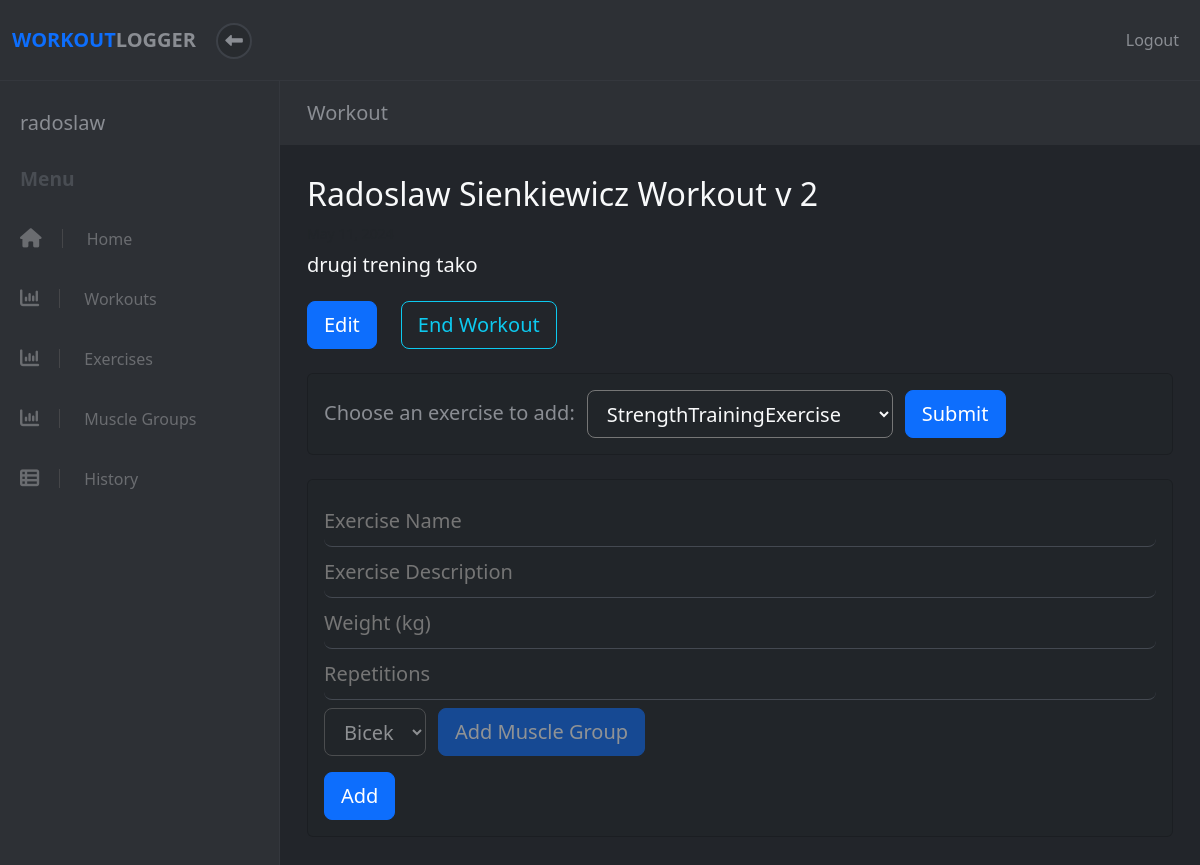
The page /workout/2 (signed in) on the database as committed earlier.
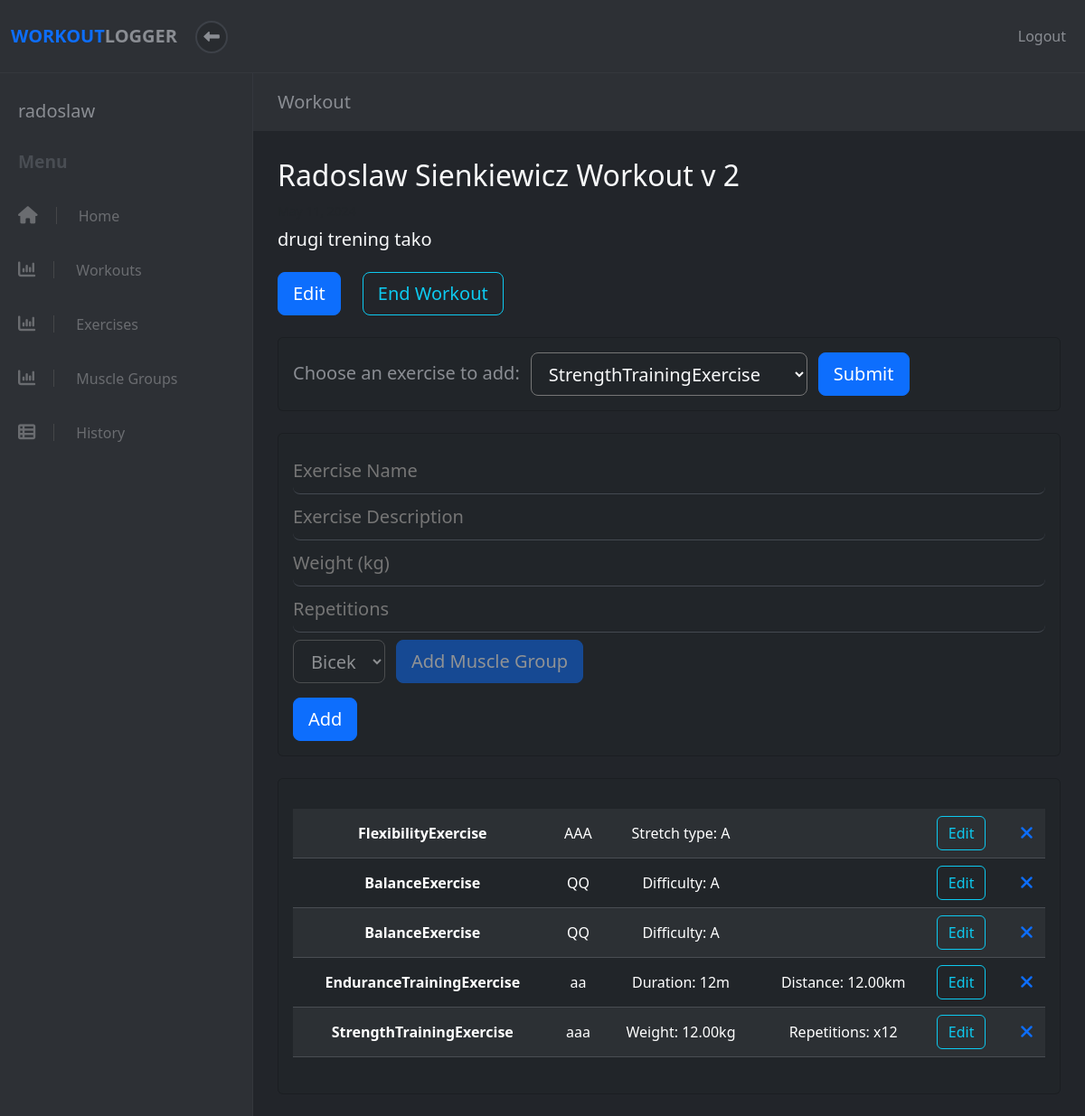
The same page on the database as committed later.
### apps/workout/models.py (models this page shows, shortened)
class User(models.Model):
    username = models.CharField(max_length=20)
    email = models.CharField(max_length=50)
    password = models.CharField(max_length=22)
    level = models.IntegerField(default=1)
    created_at = models.DateTimeField(auto_now_add=True)
    updated_at = models.DateTimeField(auto_now=True)
    objects = UserManager()

class Workout(models.Model):
    name = models.CharField(max_length=50)
    description = models.CharField(max_length=150)
    completed = models.BooleanField(default=False)
    user = models.ForeignKey(User, on_delete=models.CASCADE, default=None)
    created_at = models.DateTimeField(auto_now_add=True)
    updated_at = models.DateTimeField(auto_now=True)
    objects = WorkoutManager()

class Exercise(models.Model):
    name = models.CharField(max_length=50)
    description = models.CharField(max_length=150)
    workout = models.ForeignKey(Workout, on_delete=models.CASCADE, related_name='%(class)s', default=None)
    muscle_group = models.ForeignKey(MuscleGroup, on_delete=models.CASCADE, default=None)
    user = models.ForeignKey(User, on_delete=models.CASCADE, default=None)
    created_at = models.DateTimeField(auto_now_add=True)
    updated_at = models.DateTimeField(auto_now=True)
    objects = ExerciseManager()
    class Meta:
        ordering = ('name', 'muscle_group')
        abstract = True
    def class_name(self):
        return self.__class__.__name__

class FlexibilityExercise(Exercise):
    stretch_type = models.CharField(max_length=50)
    objects = FlexibilityExerciseManager()
    def data(self):
        return ["Stretch type: "+ self.stretch_type, '']

class BalanceExercise(Exercise):
    difficulty_level = models.CharField(max_length=50)
    objects = BalanceExerciseManager()
    def data(self):
        return ["Difficulty: " + self.difficulty_level, '']

class EnduranceTrainingExercise(Exercise):
    duration_minutes = models.PositiveIntegerField()
    distance_km = models.DecimalField(max_digits=6, decimal_places=2)
    objects = EnduranceTrainingExerciseManager()
    def data(self):
        return [
            "Duration: " + str(self.duration_minutes) + "m",
            "Distance: " + str(self.distance_km) + "km"
            ]

class StrengthTrainingExercise(Exercise):
    weight = models.DecimalField(max_digits=6, decimal_places=2)
    repetitions = models.PositiveIntegerField()
    objects = StrengthTrainingExerciseManager()
    def data(self):
        return [
            "Weight: " + str(self.weight) + "kg",
            "Repetitions: x" + str(self.repetitions)
        ]
    def form_data(self):
        return [
            FormData("weight", "number", "Weight (kg)"),
            FormData("repetitions", "number", "Repetitions")
        ]

### apps/workout/views.py (the view)
# urls.py: re_path(r'^workout/(?P<id>\d*)$', views.workout),
def workout(request, id):
    exercise_type = request.GET.get('exercise_type')
    if(exercise_type == None):
        exercise_type = StrengthTrainingExercise().class_name
    try:
        user = User.objects.get(id=request.session["user_id"])
        ste = StrengthTrainingExercise.objects.filter(workout__id=id)
        ete = EnduranceTrainingExercise.objects.filter(workout__id=id)
        be = BalanceExercise.objects.filter(workout__id=id)
        fe = FlexibilityExercise.objects.filter(workout__id=id)
        exercises = list(chain(ste, ete, be, fe))
        data = {
            'user': user,
            'workout': Workout.objects.get(id=id),
            'exercises': sorted(exercises, key=lambda x: x.updated_at, reverse=True),
            'muscle_groups': MuscleGroup.objects.filter(user = user),
            'exercise_types': get_exercises_types(),
            'current_exercise': exercise_type,
        }
        return render(request, "workout/workout.html", data)
    except (KeyError, User.DoesNotExist) as err:
        messages.info(request, "You must be logged in to view this page.", extra_tags="invalid_session")
        return redirect("/")

### apps/workout/templates/workout/workout.html (shortened to what this page needs)
<!DOCTYPE html>
<html>
  <head>
    {% load static %}
    <link rel="stylesheet" href="{% static 'fontawesomefree/css/all.min.css' %}">
    <link rel="stylesheet" href="../../static/workout/styles.css">
    {% load bootstrap5 %}
    {% bootstrap_css %}
  </head>
  <body>
    {% include 'workout/header.html' %}
    <div class="d-flex align-items-stretch">
      {% include 'workout/sidebar.html' %}
      <div class="page-content">
        <div class="page-header">
          <div class="container-fluid">
            <h2 class="h5 no-margin-bottom">Workout</h2>
          </div>
        </div>
        <section class="no-padding-bottom">
          <div class="container-fluid">
            <div class="row">
              <div class="col-lg-12 text-light">
                <h2 class="">{{ workout.name}}</h2>
                <small class="text-muted">{{ workout.created_at | date}}</small>
                {% if workout.description %}
                <h5 class="mt-2">{{ workout.description}}</h5>
                <div class="row my-4">
                  <div class="col-auto text-left">
                    <a
                      href="/workout/{{ workout.id }}/edit"
                      style="text-decoration: none"
                      class="btn btn-primary btn-lg end-workout"
                      >Edit</a
                    >
                  </div>
                  <div class="col-auto text-left">
                    <form
                      id="end-workout-form"
                      action="/workout/{{ workout.id }}/complete"
                      method="POST"
                    >
                      {% if workout.completed == False %}
                      <button
                        id="end-workout"
                        type="submit"
                        class="btn btn-outline-info btn-lg"
                      >
                        End Workout
                      </button>
                      {% endif %}
                    </form>
                  </div>
                </div>
                {% endif %}
                {% if workout.completed == False %}
                <div  class="card bg-dark add-exercise mb-4 mt-2" >
                  <div class="card-body">
                    <form action="/workout/{{workout.id}}" class="form-group">
                      <div class="row">
                        <div class="col-auto text-left">
                        <label for="exercise_type" class="input-material form-control-lg px-0">Choose an exercise to add:</label>
                        </div>
                        <div class="col-auto text-left d-flex justify-content-center p-0">
                        <select name="exercise_type" id="exercise_type" class="bg-dark input-material form-control-lg text-light">
                          {% for exercise_type in exercise_types %}
                            {% if exercise_type.class_name == current_exercise %}
                              <option selected="selected" value={{exercise_type.class_name}}>{{exercise_type.class_name}}</option>
                            {% else %}
                              <option value={{exercise_type.class_name}}>{{exercise_type.class_name}}</option>
                            {% endif %}
                          {% endfor %}
                        </select>
                        </div>
                        <div class="col-auto text-left">
                        <input type="submit" value="Submit" class="btn btn-primary btn-lg">
                        </div>
                      </div>
                    </form>
                  </div>
                </div>
                <div class="card bg-dark add-exercise mb-4 mt-2">
                  <div class="card-body">
                    <form
                      id="add-exercise-form"
                      action="/exercise"
                      method="POST"
                    >
                      <div class="form-group">
                        <input
                          id="name"
                          type="text"
                          name="name"
                          required
                          class="input-material form-control-lg"
                          placeholder="Exercise Name"
                        />
                      </div>
                      <div class="form-group">
                        <input
                          id="description"
                          type="text"
                          name="description"
                          class="input-material form-control-lg"
                          placeholder="Exercise Description"
                        />
                      </div>
                      {% for exercise_type in exercise_types %}
                        {% if exercise_type.class_name == current_exercise %}
                          {% for field in exercise_type.form_data %}
                            <div class="form-group">
                              <input
                                id="{{ field.name }}"
                                type="{{ field.type }}"
                                name="{{ field.name }}"
                                required
                                class="input-material form-control-lg"
                                placeholder="{{ field.placeholder }}"
                              />
                            </div>
                          {% endfor %}
                        {% endif %}
                      {% endfor %}
                      <div class="row mt-2 opacity-50">
                        <div class="col-auto ">
                        <select name="muscle_group" id="exercise_type" class="bg-dark input-material form-control-lg text-light">
                          {% for muscle_group in muscle_groups %}
                            <option value={{muscle_group.id}}>{{muscle_group}}</option>
                          {% endfor %}
                        </select>
                        </div>
                        <div class="col-auto p-0">
                          <a href="/musclegroup"
                          style="text-decoration: none"
                          class="btn btn-primary btn-lg end-workout">Add Muscle Group</a>
                        </div>
                      </div>
                      <input
                        id="add"
                        type="submit"
                        value="Add"
                        class="btn btn-primary btn-lg mt-3"
                      />
                    </form>
                  </div>
                </div>
                {% endif %}
                {% if exercises %}
                <div class="card bg-dark add-exercise mb-4 mt-2">
                  <div class="card-body">
                    <div id="exercise-wrapper" class="mb-4">
                      <hr  class="mb-0"/>
                      <table class="table table-dark table-striped text-light">
                        <tbody>
                          {% for exercise in exercises %}
                          <tr>
                            <th scope="row" class="align-middle text-center">{{ exercise.class_name }}</th>
                            <td class="align-middle text-center">{{ exercise.name }}</td>
                            {% for data in exercise.data %}
                            <td class="align-middle text-center">{{ data }}</td>
                            {% endfor %}
                            <td ><a
                              href="/workout/{{ workout.id }}/edit"
                              class="btn btn-outline-info"
                              >Edit</a
                            ></td>
                            {% if workout.completed == False %}
                            <td class="align-middle text-center">
                              <form
                                id="delete-exercise-form"
                                action="/exercise/{{ exercise.id }}/delete"
                                method="GET"
                                class="p-0"
                              >
                                <button
                                  id="delete-exercise"
                                  type="submit"
                                  class="btn btn-link btn-lg p-0"
                                >
                                  <i class="fa fa-remove delete-exercise"></i>
                                </button>
                              </form>
                            </td>
                            {% endif %}
                          </tr>
                          {% endfor %}
                        </tbody>
                      </table>
                    </div>
                  </div>
                </div>
                {% endif %}
              </div>
            </div>
          </div>
        </section>
      </div>
    </div>
  </body>
</html>

### apps/workout/templates/workout/header.html (shortened to what this page needs)
<header class="header">
  <nav class="navbar navbar-expand-lg">
    <div
      class="container-fluid d-flex align-items-center justify-content-between"
    >
      <div class="navbar-header">
        <a href="/dashboard" class="navbar-brand">
          <div class="brand-text brand-big visible text-uppercase">
            <strong class="text-primary">Workout </strong
            ><strong>Logger</strong>
          </div>
        </a>
        <button class="sidebar-toggle">
          <i class="fa fa-long-arrow-left"></i>
        </button>
      </div>
      <ul class="right-menu list-inline no-margin-bottom">
        <li class="list-inline-item">
          <a href="#" class="search-open nav-link"
            ></a>
        </li>
        <li class="list-inline-item logout">
          <a id="logout" href="/user/logout" class="nav-link"
            >Logout </a>
        </li>
      </ul>
    </div>
  </nav>
</header>

### apps/workout/templates/workout/sidebar.html
<nav id="sidebar">
  <div class="sidebar-header d-flex align-items-center">
    <div class="title">
      <h1 class="h5">{{ user.username }}</h1>
    </div>
  </div>
  <span class="heading">Menu</span>
  <ul class="list-unstyled">
    <li>
      <a href="/dashboard"><i class="fa fa-home"></i> Home</a>
    </li>
    <li>
      <a href="/workout"><i class="fa fa-bar-chart"></i> Workouts</a>
    </li>
    <li>
      <a href="/exercise"><i class="fa fa-bar-chart"></i> Exercises</a>
    </li>
    <li>
      <a href="/musclegroup"><i class="fa fa-bar-chart"></i> Muscle Groups</a>
    </li>
    <li>
      <a href="/history"><i class="fa fa-th-list"></i> History</a>
    </li>
  </ul>
</nav>

Rows that differ between the two databases and show on the page:
added FlexibilityExercise: class_name "FlexibilityExercise", name "AAA", data "Stretch type: A", stretch_type "A" (drawn)
added BalanceExercise: class_name "BalanceExercise", name "QQ", data "Difficulty: A", difficulty_level "A" (drawn)
added BalanceExercise: class_name "BalanceExercise", name "QQ", data "Difficulty: A", difficulty_level "A" (drawn)
added EnduranceTrainingExercise: class_name "EnduranceTrainingExercise", name "aa", data "Duration: 12m" "Distance: 12.00km"
added StrengthTrainingExercise: class_name "StrengthTrainingExercise", name "aaa", data "Weight: 12.00kg" "Repetitions: x12"
